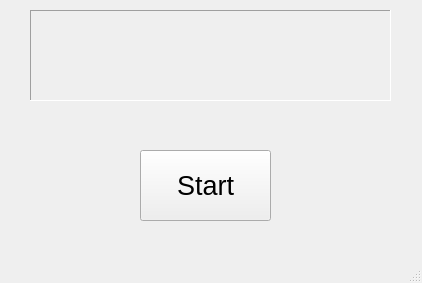
<?xml version="1.0" encoding="UTF-8"?>
<ui version="4.0">
 <class>MainWindow</class>
 <widget class="QMainWindow" name="MainWindow">
  <property name="geometry">
   <rect>
    <x>0</x>
    <y>0</y>
    <width>422</width>
    <height>283</height>
   </rect>
  </property>
  <property name="windowTitle">
   <string>MainWindow</string>
  </property>
  <widget class="QWidget" name="centralwidget">
   <widget class="QPushButton" name="Button_start">
    <property name="geometry">
     <rect>
      <x>140</x>
      <y>150</y>
      <width>131</width>
      <height>71</height>
     </rect>
    </property>
    <property name="font">
     <font>
      <pointsize>20</pointsize>
     </font>
    </property>
    <property name="text">
     <string>Start</string>
    </property>
   </widget>
   <widget class="QLabel" name="label">
    <property name="geometry">
     <rect>
      <x>30</x>
      <y>10</y>
      <width>361</width>
      <height>91</height>
     </rect>
    </property>
    <property name="font">
     <font>
      <pointsize>20</pointsize>
     </font>
    </property>
    <property name="frameShape">
     <enum>QFrame::Panel</enum>
    </property>
    <property name="frameShadow">
     <enum>QFrame::Sunken</enum>
    </property>
    <property name="text">
     <string/>
    </property>
   </widget>
  </widget>
  <widget class="QMenuBar" name="menubar">
   <property name="geometry">
    <rect>
     <x>0</x>
     <y>0</y>
     <width>422</width>
     <height>22</height>
    </rect>
   </property>
  </widget>
  <widget class="QStatusBar" name="statusbar"/>
 </widget>
 <resources/>
 <connections/>
</ui>
